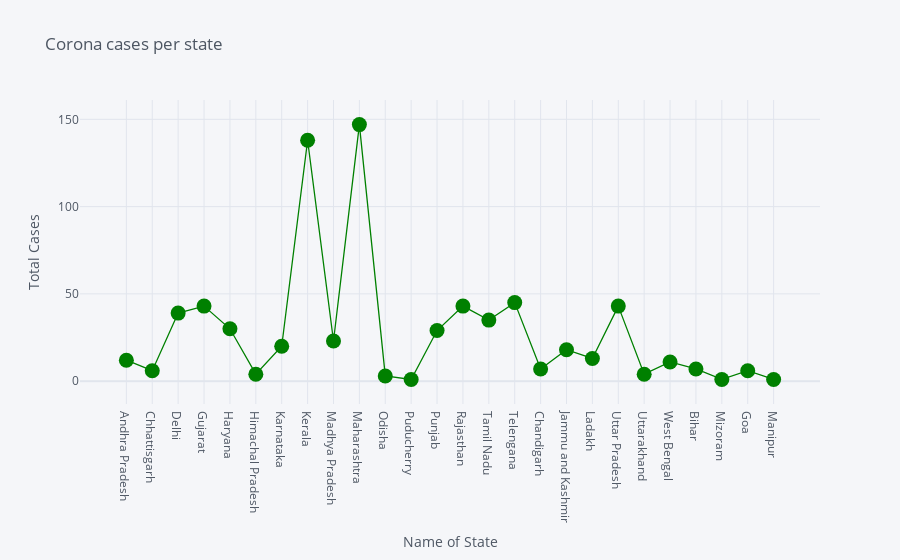

The notebook cell this image was saved under:
### Code cell
#Scatter Plot plotly
df.iplot(kind='scatter',x='Name of State / UT',y='Total Cases',mode='markers+lines',
         title='Corona cases per state',xTitle='Name of State', yTitle='Total Cases',colors='green',size=15)

### Figure 1 — Plotly figure (JSON) as saved in the notebook; plotly's stock layout.template omitted (floating-point values rounded to 4 significant figures)
{"data": [{"line": {"color": "rgba(0, 128, 0, 1.0)", "dash": "solid", "shape": "linear", "width": 1.3}, "marker": {"size": 15, "symbol": "circle"}, "mode": "markers+lines", "name": "Total Cases", "text": "", "type": "scatter", "x": ["Andhra Pradesh", "Chhattisgarh", "Delhi", "Gujarat", "Haryana", "Himachal Pradesh", "Karnataka", "Kerala", "Madhya Pradesh", "Maharashtra", "Odisha", "Puducherry", "Punjab", "Rajasthan", "Tamil Nadu", "Telengana", "Chandigarh", "Jammu and Kashmir", "Ladakh", "Uttar Pradesh", "Uttarakhand", "West Bengal", "Bihar", "Mizoram", "Goa", "Manipur"], "y": [12, 6, 39, 43, 30, 4, 20, 138, 23, 147, 3, 1, 29, 43, 35, 45, 7, 18, 13, 43, 4, 11, 7, 1, 6, 1]}], "layout": {"autosize": true, "legend": {"bgcolor": "#F5F6F9", "font": {"color": "#4D5663"}}, "paper_bgcolor": "#F5F6F9", "plot_bgcolor": "#F5F6F9", "title": {"font": {"color": "#4D5663"}, "text": "Corona cases per state"}, "xaxis": {"autorange": true, "gridcolor": "#E1E5ED", "range": [-1.683, 26.68], "showgrid": true, "tickfont": {"color": "#4D5663"}, "title": {"font": {"color": "#4D5663"}, "text": "Name of State"}, "type": "category", "zerolinecolor": "#E1E5ED"}, "yaxis": {"autorange": true, "gridcolor": "#E1E5ED", "range": [-14.93, 162.9], "showgrid": true, "tickfont": {"color": "#4D5663"}, "title": {"font": {"color": "#4D5663"}, "text": "Total Cases"}, "type": "linear", "zerolinecolor": "#E1E5ED"}}}
